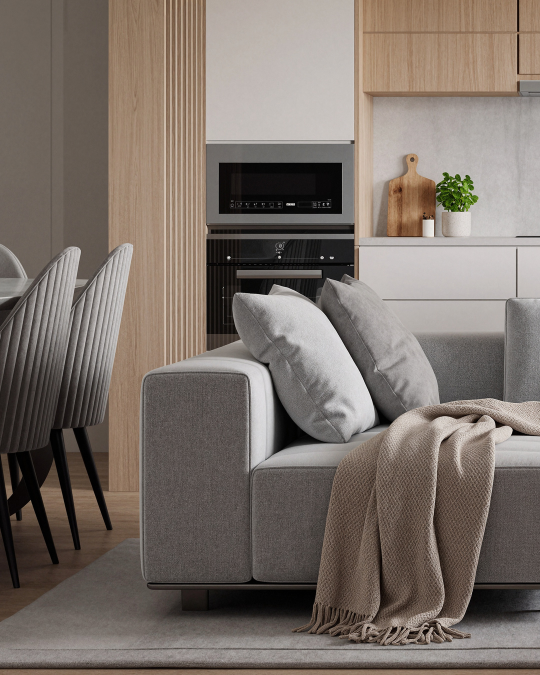
#> input picture reports/apartamentos-gondomar-2/ig/10_-_Interior_3_10-interior3-02.jpg, 1080 x 1350 px (shown at 1/2 size)
$ python -i process_media.py   (imports and definitions only)
#> lines starting #> are read from the running program, lines starting #| are printed output that depends on the picture
#> further down, picture is the input picture: PIL image 1080x1350 RGB; mean R, G, B 123, 112.6, 104.9
#!/usr/bin/env python3
"""Turn a folder of final renders into web + Instagram assets.

usage: process_media.py <input_dir> <output_dir> <project_id> [config/program.yml]

- web/full/:  lossless copy at original resolution (WebP lossless, or PNG
              for >8-bit sources). Every file is decoded again and compared
              pixel-by-pixel with the source; any difference aborts the run.
- web/grid/:  sized versions for the gallery grid (high-quality WebP).
- ig/:        1080x1350 JPEG per image. Non-4:5 images become a carousel:
              hand-composed 4:5 crops from config/crops.yml (or, if the image
              is not listed there, auto crops flagged "auto-unreviewed"),
              then the whole image on white as the last slide.
- manifest.json describing everything.
"""
import os, json, sys, pathlib, hashlib, shutil
from PIL import Image, ImageOps

try:
    import yaml
except ImportError:  # config optional
    yaml = None

EXTS = {".png", ".jpg", ".jpeg", ".tif", ".tiff", ".webp", ".bmp"}


# [30 lines left out: functions load_cfg, load_manual_crops, manual_boxes, not called in this run]


def high_bit(img):
    return img.mode in ("I;16", "I;16B", "I;16L", "I", "F") or img.info.get("bits", 8) > 8


# [37 lines left out: functions lossless_full, grid_versions, not called in this run]


def _interest_map(rgb, work_w=640):
    """Cheap 'where is the detail' map: edge energy on a downscaled copy."""
#> called with work_w = 640
    from PIL import ImageFilter, ImageStat
    scale = work_w / rgb.width
#> scale = 0.593
    small = rgb.resize((work_w, max(1, round(rgb.height * scale))), Image.BILINEAR).convert("L")
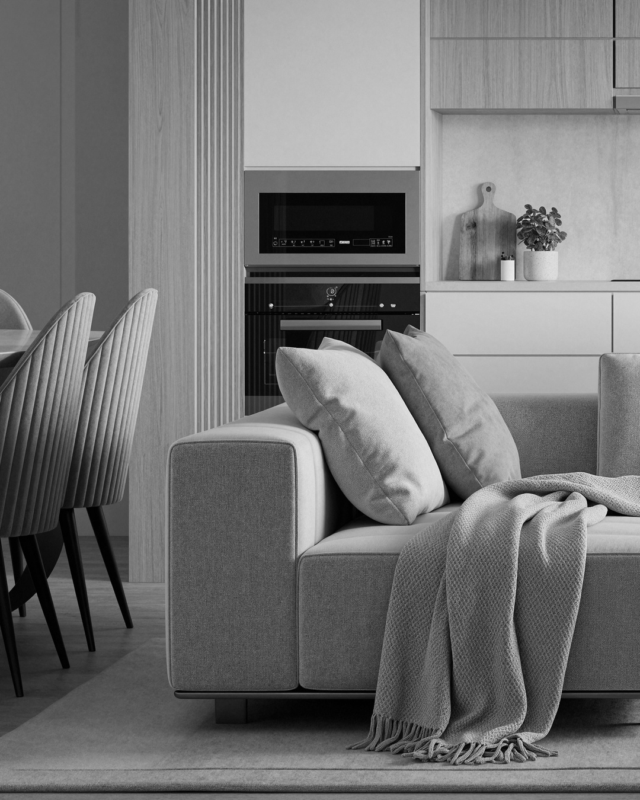
#> small: PIL image 640x800 L; min 0, max 239, mean 114.8
    edges = small.filter(ImageFilter.FIND_EDGES).filter(ImageFilter.BoxBlur(3))
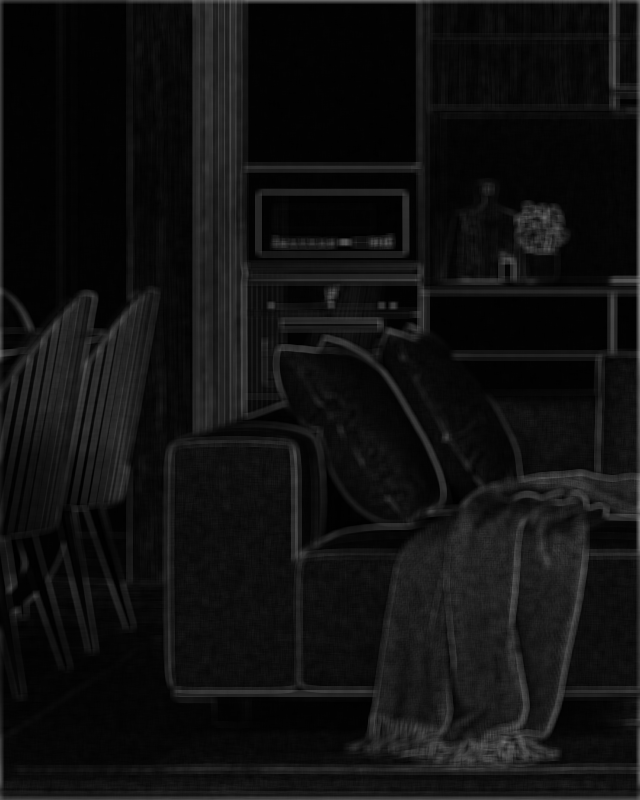
#> edges: PIL image 640x800 L; min 0, max 131, mean 16.6
    return edges, scale


# [5 lines left out: function _integral, not called in this run]


def _score(ii, box):
    x0, y0, x1, y1 = box
    return (ii[y1, x1] - ii[y0, x1] - ii[y1, x0] + ii[y0, x0]) / max(1, (x1 - x0) * (y1 - y0))


# [86 lines left out: functions _iou, detail_crops, instagram_post, main, not called in this run]


# [2 lines not run here, left out]

>>> from PIL import Image
>>> picture = Image.open('../reports/apartamentos-gondomar-2/ig/10_-_Interior_3_10-interior3-02.jpg')
>>> result = _interest_map(picture)
